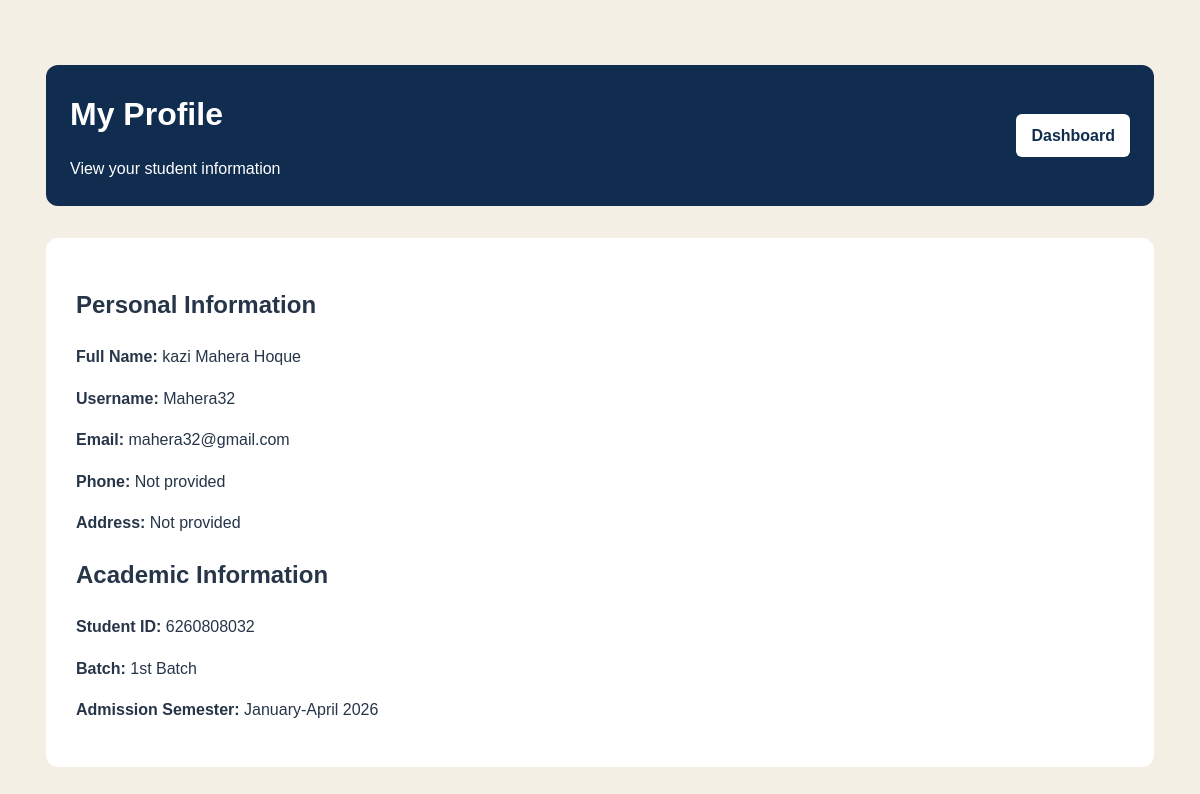
The page /student/profile.php (signed in) on the database its author committed.
### tables this page shows
CREATE TABLE `students` (
  `id` int UNSIGNED NOT NULL,
  `user_id` int UNSIGNED NOT NULL,
  `student_id` varchar(50) NOT NULL,
  `batch_id` int UNSIGNED DEFAULT NULL,
  `admission_semester_id` int UNSIGNED DEFAULT NULL,
  `phone` varchar(25) DEFAULT NULL,
  `address` text,
  `admission_date` date DEFAULT NULL
);

CREATE TABLE `users` (
  `id` int UNSIGNED NOT NULL,
  `full_name` varchar(150) NOT NULL,
  `username` varchar(60) NOT NULL,
  `email` varchar(150) DEFAULT NULL,
  `password_hash` varchar(255) NOT NULL,
  `role` enum('student','teacher','accounts','academic','admin') NOT NULL,
  `is_active` tinyint(1) NOT NULL DEFAULT '1',
  `last_login` datetime DEFAULT NULL,
  `created_at` timestamp NULL DEFAULT CURRENT_TIMESTAMP,
  `updated_at` timestamp NULL DEFAULT CURRENT_TIMESTAMP ON UPDATE CURRENT_TIMESTAMP
);

CREATE TABLE `batches` (
  `id` int UNSIGNED NOT NULL,
  `batch_name` varchar(100) NOT NULL,
  `admission_year` smallint UNSIGNED DEFAULT NULL,
  `status` enum('active','inactive') NOT NULL DEFAULT 'active',
  `created_at` timestamp NULL DEFAULT CURRENT_TIMESTAMP
);

CREATE TABLE `semesters` (
  `id` int UNSIGNED NOT NULL,
  `session_id` int UNSIGNED NOT NULL,
  `semester_name` varchar(100) NOT NULL,
  `start_date` date DEFAULT NULL,
  `end_date` date DEFAULT NULL,
  `registration_open` tinyint(1) NOT NULL DEFAULT '0',
  `status` enum('upcoming','active','completed') DEFAULT 'upcoming'
);

### includes/auth.php (called while the page is built, shortened)
<?php
function e(?string $value): string
{
    return htmlspecialchars(
        $value ?? '',
        ENT_QUOTES | ENT_SUBSTITUTE,
        'UTF-8'
    );
}

### student/profile.php (the view, shortened to what this page needs)
<?php
require_once __DIR__ . '/../includes/auth.php';
require_once __DIR__ . '/../config/database.php';
$userId = (int) $_SESSION['user_id'];
$sql = "SELECT
            u.full_name,
            u.username,
            u.email,
            s.student_id,
            s.phone,
            s.address,
            b.batch_name,
            sem.semester_name AS admission_semester
        FROM users u
        LEFT JOIN students s ON s.user_id = u.id
        LEFT JOIN batches b ON b.id = s.batch_id
        LEFT JOIN semesters sem ON sem.id = s.admission_semester_id
        WHERE u.id = ?
        LIMIT 1";
$stmt = $conn->prepare($sql);
$stmt->bind_param('i', $userId);
$stmt->execute();
$result = $stmt->get_result();
$student = $result->fetch_assoc();
?>
<!DOCTYPE html>
<html lang="en">
<head>
    <link rel="stylesheet" href="<?= BASE_URL ?>/assets/css/style.css">
</head>
<body>
    <main class="dashboard">
        <header class="dashboard-header">
            <div>
                <h1>My Profile</h1>
                <p>View your student information</p>
            </div>
            <a class="btn-logout" href="<?= BASE_URL ?>/student/dashboard.php">
                Dashboard
            </a>
        </header>
        <section class="dashboard-content">
            <h2>Personal Information</h2>
            <p>
                <strong>Full Name:</strong>
                <?= e($student['full_name'] ?? '') ?>
            </p>
            <p>
                <strong>Username:</strong>
                <?= e($student['username'] ?? '') ?>
            </p>
            <p>
                <strong>Email:</strong>
                <?= e($student['email'] ?? 'Not provided') ?>
            </p>
            <p>
                <strong>Phone:</strong>
                <?= e($student['phone'] ?? 'Not provided') ?>
            </p>
            <p>
                <strong>Address:</strong>
                <?= e($student['address'] ?? 'Not provided') ?>
            </p>
            <h2>Academic Information</h2>
            <p>
                <strong>Student ID:</strong>
                <?= e($student['student_id'] ?? 'Not assigned') ?>
            </p>
            <p>
                <strong>Batch:</strong>
                <?= e($student['batch_name'] ?? 'Not assigned') ?>
            </p>
            <p>
                <strong>Admission Semester:</strong>
                <?= e($student['admission_semester'] ?? 'Not assigned') ?>
            </p>
        </section>
    </main>
</body>
</html>

### assets/css/style.css (style rules this page uses)
:root { --navy: #102d50; --navy-light: #1c456e; --beige: #f4efe5; --white: #ffffff; --text: #263548; --muted: #687789; --border: #e1e5eb; --danger-bg: #fff0ed; --danger-text: #a52d20; }
* { box-sizing: border-box; }
body { margin: 0; font-family: Arial, Helvetica, sans-serif; background: var(--beige); color: var(--text); line-height: 1.6; }
a { color: var(--navy-light); }
.portal-home, .dashboard { max-width: 1000px; margin: 0 auto; padding: 35px 22px; }
.dashboard-header { display: flex; align-items: center; justify-content: space-between; gap: 15px; background: var(--navy); color: white; padding: 24px; border-radius: 12px; }
.dashboard-header h1 { margin: 0; }
.dashboard-header p { margin-bottom: 0; }
.btn-logout { background: white; color: var(--navy); padding: 9px 15px; border-radius: 6px; text-decoration: none; font-weight: bold; }
.dashboard-content { background: white; border-radius: 12px; margin-top: 22px; padding: 24px; }
.dashboard-header { display: flex; justify-content: space-between; align-items: center; gap: 20px; margin-bottom: 32px; }
.dashboard-content { margin-top: 24px; }
.dashboard { width: calc(100% - 48px); max-width: 1600px; margin: 30px auto; box-sizing: border-box; }
.dashboard-header, .dashboard-content { width: 100%; max-width: none; box-sizing: border-box; }
.dashboard-content { padding: 28px 30px; margin-bottom: 28px; }

### rows shown on the page
students: user.full_name "kazi Mahera Hoque", user.username "Mahera32", user.email "mahera32@gmail.com", phone "Not provided", address "Not provided", student "6260808032", batch.batch_name "1st Batch", admission_semester.semester_name "January-April 2026"
